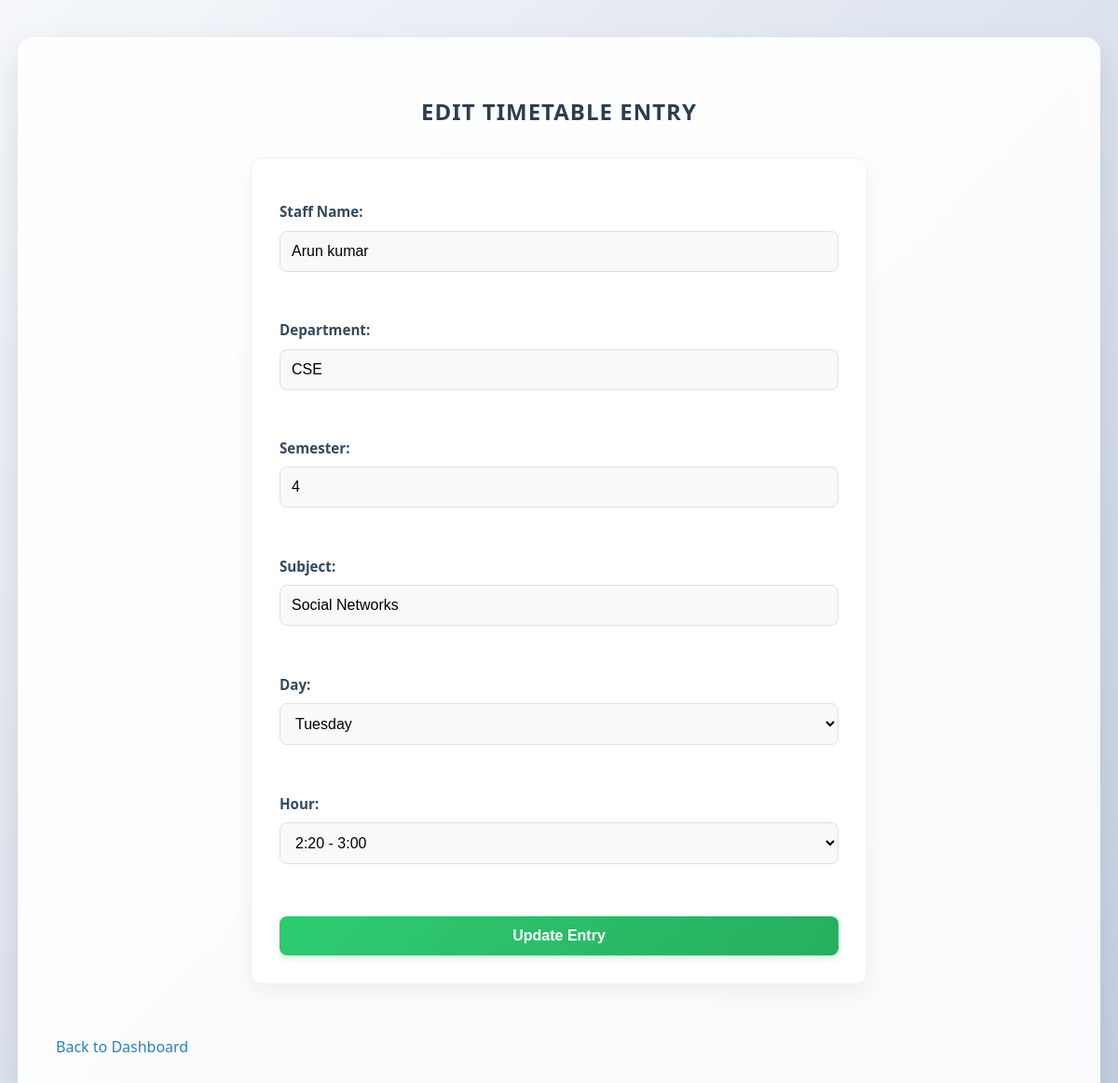
/edit/24, run on the app's committed database.
### tables this page shows
CREATE TABLE timetable (
            id INTEGER PRIMARY KEY AUTOINCREMENT,
            staff_name TEXT NOT NULL,
            department TEXT NOT NULL,
            semester TEXT NOT NULL,
            subject TEXT NOT NULL,
            day TEXT NOT NULL,
            time TEXT NOT NULL
        , year TEXT DEFAULT '', room TEXT DEFAULT '');

### App.py (the view, shortened to what this page needs)
@app.route("/edit/<int:entry_id>", methods=["GET", "POST"])
def edit_entry(entry_id):
    db = get_db()
    entry = db.execute("SELECT * FROM timetable WHERE id=?", (entry_id,)).fetchone()
    return render_template("Edit_Timetable.html", entry=entry, days=days, time_slots=time_slots)

### App.py (called while the page is built)
def get_db():
    if "db" not in g:
        g.db = sqlite3.connect(DB_PATH)
        g.db.row_factory = sqlite3.Row
    return g.db

### Templates/Edit_Timetable.html (shortened to what this page needs)
<!DOCTYPE html>
<html lang="en">
<head>
    <link rel="stylesheet" href="{{ url_for('static', filename='style.css') }}">
</head>
<body>
    <div class="container">
        <h2>Edit Timetable Entry</h2>
        <form method="POST">
            <label>Staff Name:</label>
            <input type="text" name="staff_name" value="{{ entry.staff_name }}" required><br><br>
            <label>Department:</label>
            <input type="text" name="department" value="{{ entry.department }}" required><br><br>
            <label>Semester:</label>
            <input type="text" name="semester" value="{{ entry.semester }}" required><br><br>
            <label>Subject:</label>
            <input type="text" name="subject" value="{{ entry.subject }}" required><br><br>
            <label>Day:</label>
            <select name="day" required>
                <option value="Tuesday" {% if entry.day == "Tuesday" %}selected{% endif %}>Tuesday</option>
            </select><br><br>
            <label>Hour:</label>
            <select name="time" required>
                <option value="2:20 - 3:00" {% if entry.time == "2:20 - 3:00" %}selected{% endif %}>2:20 - 3:00</option>
            </select><br><br>
            <button type="submit">Update Entry</button>
        </form>
        <br>
    <a href="{{ url_for('dashboard') }}">Back to Dashboard</a>
    </div>
</body>
</html>

### Static/Style.css (style rules this page uses)
body { font-family: 'Segoe UI', 'Roboto', 'Helvetica Neue', Arial, sans-serif; background: linear-gradient(135deg, #f5f7fa 0%, #c3cfe2 100%); margin: 0; padding: 0; color: #333; line-height: 1.6; }
.container { width: 90%; max-width: 1200px; margin: 40px auto; background: rgba(255, 255, 255, 0.9); backdrop-filter: blur(10px); padding: 40px; border-radius: 16px; box-shadow: 0 15px 35px rgba(0,0,0,0.1); border: 1px solid rgba(255, 255, 255, 0.5); }
h2 { text-align: center; color: #2c3e50; margin-bottom: 30px; font-weight: 700; letter-spacing: 1px; text-transform: uppercase; }
a { text-decoration: none; color: #2980b9; font-weight: 500; transition: color 0.3s ease; }
form { width: 100%; max-width: 600px; margin: 0 auto 30px auto; background: #ffffff; padding: 30px; border-radius: 12px; box-shadow: 0 10px 25px rgba(0,0,0,0.05); border: 1px solid #f0f0f0; }
label { display: block; font-weight: 600; margin-top: 15px; color: #34495e; font-size: 0.95rem; }
input[type="text"], input[type="password"], select { width: 100%; padding: 12px; margin-top: 8px; border-radius: 8px; border: 1px solid #e0e0e0; background: #f9f9f9; font-size: 1rem; margin-bottom: 10px; box-sizing: border-box; transition: all 0.3s ease; }
button { margin-top: 20px; padding: 12px 24px; border: none; background: linear-gradient(135deg, #2ecc71 0%, #27ae60 100%); color: white; font-weight: 700; border-radius: 8px; cursor: pointer; font-size: 1rem; transition: transform 0.2s, box-shadow 0.2s; box-shadow: 0 4px 6px rgba(46, 204, 113, 0.2); width: 100%; }

### data on the page
timetable: staff_name "Arun kumar", department "CSE", semester "4", subject "Social Networks", day "Tuesday", time "2:20 - 3:00"
